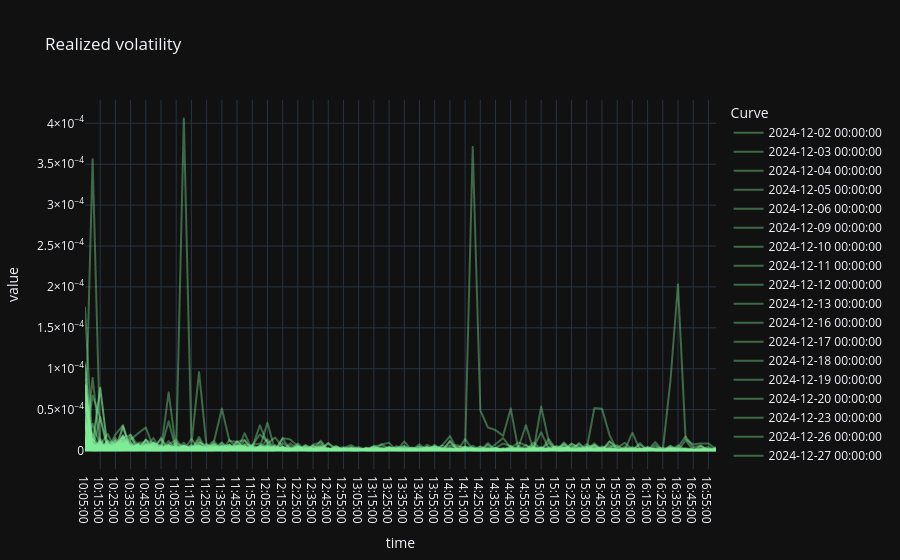

The cell this chart's notebook holds for it:
### Code cell
df_realized_volatility = df**2

fig = px.line(
    df_realized_volatility,
    color_discrete_sequence=['#80ed99'],
    title="Realized volatility"
    )

fig.update_layout(
    legend_title_text='Curve'
)
fig.update_traces(opacity=.4)
fig.update_layout(yaxis=dict(exponentformat='power'))
fig.show()
